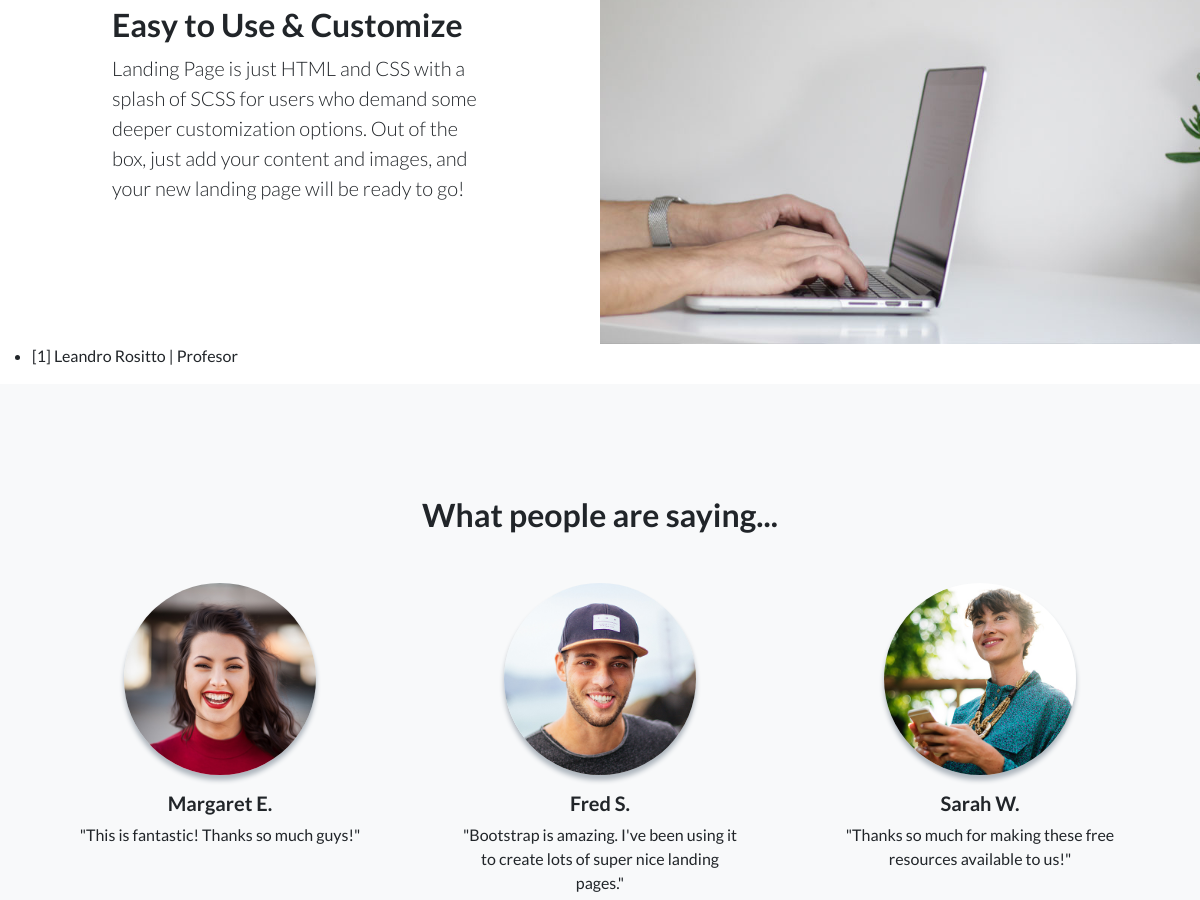
The app's page /AppCoder/profesores (signed in, middle part), older data.
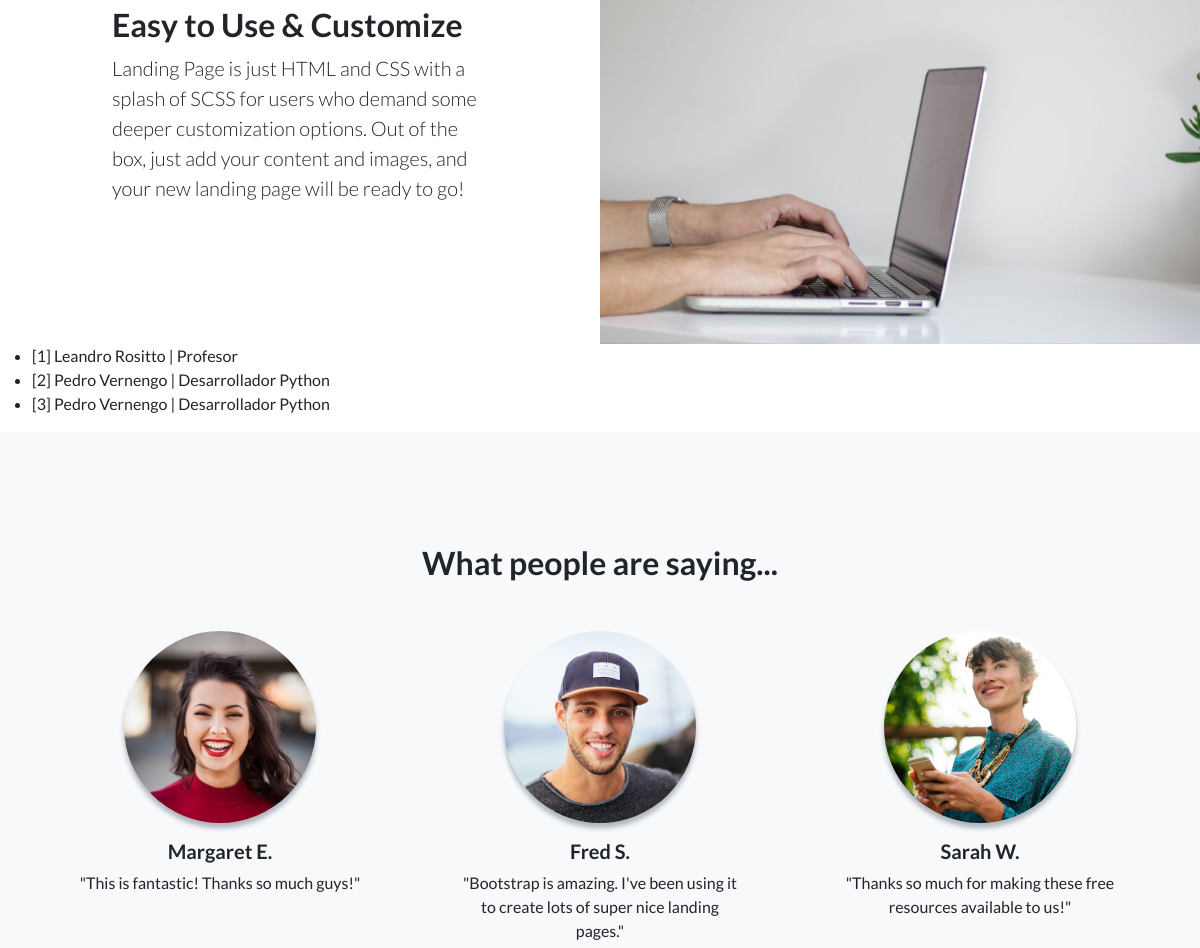
The same page, newer data.
### AppCoder/models.py (models this page shows)
class Profesor(models.Model):
    nombre = models.CharField(max_length=30)
    apellido = models.CharField(max_length=30)
    email = models.EmailField(null=True)
    profesion = models.CharField(null=True, max_length=30)
    def __str__(self) -> str:
        return f"[{self.id}] {self.nombre} {self.apellido} | {self.profesion}"

### AppCoder/views.py (the view)
# urls.py: path('profesores', views.profesores, name="Profesores"),
@login_required
def profesores(request):
      if request.method == "POST":
            formulario = forms.Form_Profesor(request.POST)
            if formulario.is_valid():
                  informacion = formulario.cleaned_data
                  profesor = models.Profesor(nombre=informacion["nombre"], apellido=informacion["apellido"], email=informacion["email"], profesion=informacion["profesion"])
                  profesor.save()
                  formulario = forms.Form_Profesor()
                  profesores = models.Profesor.objects.all()
                  contexto= {"profesores": profesores, "formulario": formulario}
                  return render(request, "AppCoder/profesores.html", contexto)
      else:
            formulario = forms.Form_Profesor()
            profesores = models.Profesor.objects.all()
            contexto= {"profesores": profesores, "formulario": formulario}
      return render(request, "AppCoder/profesores.html", contexto)

### AppCoder/templates/AppCoder/profesores.html (shortened to what this page needs)
{% extends "AppCoder/base.html" %}
{% block otroblock %}
{% if profesores %}
<ul>
{% for p in profesores %}
        <li>{{p}}</li>
{% endfor %}
</ul>
{% endif %}
{% endblock %}

### AppCoder/templates/AppCoder/base.html (shortened to what this page needs)
<!DOCTYPE html>
<html lang="en">
    <head>
        {% load static %}
        <link href="https://cdn.jsdelivr.net/npm/bootstrap-icons@1.5.0/font/bootstrap-icons.css" rel="stylesheet" type="text/css" />
        <link href="{% static 'AppCoder/css/styles.css' %}" rel="stylesheet" />
    </head>
    <body>
        <section class="showcase">
            <div class="container-fluid p-0">
                <div class="row g-0">
                    <div class="col-lg-6 order-lg-2 text-white showcase-img" style="background-image: url('{% static "AppCoder/assets/img/bg-showcase-3.jpg" %}')"></div>
                    <div class="col-lg-6 order-lg-1 my-auto showcase-text">
                        <h2>Easy to Use & Customize</h2>
                        <p class="lead mb-0">Landing Page is just HTML and CSS with a splash of SCSS for users who demand some deeper customization options. Out of the box, just add your content and images, and your new landing page will be ready to go!</p>
                    </div>
                </div>
            </div>
        </section>
        {% block otroblock %}{% endblock %}
        <section class="testimonials text-center bg-light">
            <div class="container">
                <h2 class="mb-5">What people are saying...</h2>
                <div class="row">
                    <div class="col-lg-4">
                        <div class="testimonial-item mx-auto mb-5 mb-lg-0">
                            <img class="img-fluid rounded-circle mb-3" src="{% static 'AppCoder/assets/img/testimonials-1.jpg' %}" alt="..." />
                            <h5>Margaret E.</h5>
                            <p class="font-weight-light mb-0">"This is fantastic! Thanks so much guys!"</p>
                        </div>
                    </div>
                    <div class="col-lg-4">
                        <div class="testimonial-item mx-auto mb-5 mb-lg-0">
                            <img class="img-fluid rounded-circle mb-3" src="{% static 'AppCoder/assets/img/testimonials-2.jpg' %}" alt="..." />
                            <h5>Fred S.</h5>
                            <p class="font-weight-light mb-0">"Bootstrap is amazing. I've been using it to create lots of super nice landing pages."</p>
                        </div>
                    </div>
                    <div class="col-lg-4">
                        <div class="testimonial-item mx-auto mb-5 mb-lg-0">
                            <img class="img-fluid rounded-circle mb-3" src="{% static 'AppCoder/assets/img/testimonials-3.jpg' %}" alt="..." />
                            <h5>Sarah W.</h5>
                            <p class="font-weight-light mb-0">"Thanks so much for making these free resources available to us!"</p>
                        </div>
                    </div>
                </div>
            </div>
        </section>
    </body>
</html>

Row changes from the older to the newer data that the page shows:
added Profesor: id+nombre+apellido "[2] Pedro Vernengo | Desarrollador Python"
added Profesor: id+nombre+apellido "[3] Pedro Vernengo | Desarrollador Python"
